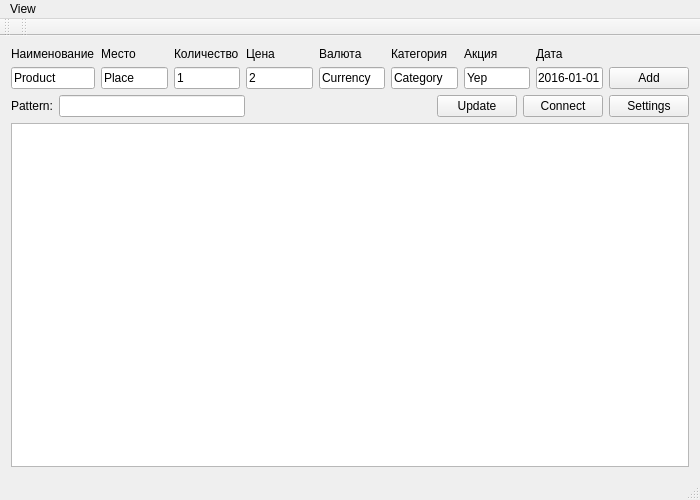
<?xml version="1.0" encoding="UTF-8"?>
<ui version="4.0">
 <class>AccountingMainWindow</class>
 <widget class="QMainWindow" name="AccountingMainWindow">
  <property name="geometry">
   <rect>
    <x>0</x>
    <y>0</y>
    <width>700</width>
    <height>500</height>
   </rect>
  </property>
  <property name="windowTitle">
   <string>MainWindow</string>
  </property>
  <widget class="QWidget" name="centralWidget">
   <layout class="QVBoxLayout" name="verticalLayout">
    <item>
     <layout class="QGridLayout" name="gridLayout">
      <item row="1" column="0">
       <widget class="QLineEdit" name="productNameEdit">
        <property name="text">
         <string>Product</string>
        </property>
       </widget>
      </item>
      <item row="1" column="4">
       <widget class="QLineEdit" name="currencyEdit">
        <property name="text">
         <string>Currency</string>
        </property>
       </widget>
      </item>
      <item row="1" column="3">
       <widget class="QLineEdit" name="priceEdit">
        <property name="text">
         <string>2</string>
        </property>
       </widget>
      </item>
      <item row="1" column="2">
       <widget class="QLineEdit" name="countEdit">
        <property name="text">
         <string>1</string>
        </property>
       </widget>
      </item>
      <item row="0" column="0">
       <widget class="QLabel" name="label">
        <property name="text">
         <string>Наименование</string>
        </property>
       </widget>
      </item>
      <item row="1" column="5">
       <widget class="QLineEdit" name="categoryEdit">
        <property name="text">
         <string>Category</string>
        </property>
       </widget>
      </item>
      <item row="1" column="1">
       <widget class="QLineEdit" name="storeNameEdit">
        <property name="text">
         <string>Place</string>
        </property>
       </widget>
      </item>
      <item row="1" column="6">
       <widget class="QLineEdit" name="discountEdit">
        <property name="text">
         <string>Yep</string>
        </property>
       </widget>
      </item>
      <item row="1" column="7">
       <widget class="QLineEdit" name="dateEdit">
        <property name="text">
         <string>2016-01-01</string>
        </property>
       </widget>
      </item>
      <item row="0" column="5">
       <widget class="QLabel" name="label_7">
        <property name="text">
         <string>Категория</string>
        </property>
       </widget>
      </item>
      <item row="0" column="1">
       <widget class="QLabel" name="label_4">
        <property name="text">
         <string>Место</string>
        </property>
       </widget>
      </item>
      <item row="0" column="2">
       <widget class="QLabel" name="label_2">
        <property name="text">
         <string>Количество</string>
        </property>
       </widget>
      </item>
      <item row="0" column="3">
       <widget class="QLabel" name="label_3">
        <property name="text">
         <string>Цена</string>
        </property>
       </widget>
      </item>
      <item row="0" column="7">
       <widget class="QLabel" name="label_6">
        <property name="text">
         <string>Дата</string>
        </property>
       </widget>
      </item>
      <item row="0" column="6">
       <widget class="QLabel" name="label_8">
        <property name="text">
         <string>Акция</string>
        </property>
       </widget>
      </item>
      <item row="1" column="8">
       <widget class="QPushButton" name="insertPushButton">
        <property name="text">
         <string>Add</string>
        </property>
       </widget>
      </item>
      <item row="0" column="4">
       <widget class="QLabel" name="label_5">
        <property name="text">
         <string>Валюта</string>
        </property>
       </widget>
      </item>
     </layout>
    </item>
    <item>
     <layout class="QHBoxLayout" name="horizontalLayout">
      <property name="rightMargin">
       <number>0</number>
      </property>
      <item>
       <widget class="QLabel" name="patternLabel">
        <property name="text">
         <string>Pattern:</string>
        </property>
       </widget>
      </item>
      <item>
       <widget class="QLineEdit" name="updateLineEdit"/>
      </item>
      <item>
       <spacer name="horizontalSpacer">
        <property name="orientation">
         <enum>Qt::Horizontal</enum>
        </property>
        <property name="sizeHint" stdset="0">
         <size>
          <width>40</width>
          <height>20</height>
         </size>
        </property>
       </spacer>
      </item>
      <item>
       <widget class="QPushButton" name="updateButton">
        <property name="text">
         <string>Update</string>
        </property>
       </widget>
      </item>
      <item>
       <widget class="QPushButton" name="connectPushButton">
        <property name="text">
         <string>Connect</string>
        </property>
       </widget>
      </item>
      <item>
       <widget class="QPushButton" name="settingsPushButton">
        <property name="text">
         <string>Settings</string>
        </property>
       </widget>
      </item>
     </layout>
    </item>
    <item>
     <widget class="QTableView" name="tableView">
      <property name="editTriggers">
       <set>QAbstractItemView::AllEditTriggers</set>
      </property>
     </widget>
    </item>
   </layout>
  </widget>
  <widget class="QMenuBar" name="menuBar">
   <property name="geometry">
    <rect>
     <x>0</x>
     <y>0</y>
     <width>700</width>
     <height>21</height>
    </rect>
   </property>
   <widget class="QMenu" name="menuView">
    <property name="title">
     <string>View</string>
    </property>
    <addaction name="plotAction"/>
    <addaction name="settingsAction"/>
   </widget>
   <addaction name="menuView"/>
  </widget>
  <widget class="QToolBar" name="mainToolBar">
   <attribute name="toolBarArea">
    <enum>TopToolBarArea</enum>
   </attribute>
   <attribute name="toolBarBreak">
    <bool>false</bool>
   </attribute>
  </widget>
  <widget class="QStatusBar" name="statusBar"/>
  <widget class="QToolBar" name="toolBar">
   <property name="windowTitle">
    <string>toolBar</string>
   </property>
   <attribute name="toolBarArea">
    <enum>TopToolBarArea</enum>
   </attribute>
   <attribute name="toolBarBreak">
    <bool>false</bool>
   </attribute>
  </widget>
  <action name="plotAction">
   <property name="checkable">
    <bool>false</bool>
   </property>
   <property name="checked">
    <bool>false</bool>
   </property>
   <property name="text">
    <string>Plot</string>
   </property>
  </action>
  <action name="settingsAction">
   <property name="checkable">
    <bool>false</bool>
   </property>
   <property name="text">
    <string>Settings</string>
   </property>
  </action>
 </widget>
 <layoutdefault spacing="6" margin="11"/>
 <tabstops>
  <tabstop>productNameEdit</tabstop>
  <tabstop>storeNameEdit</tabstop>
  <tabstop>countEdit</tabstop>
  <tabstop>priceEdit</tabstop>
  <tabstop>currencyEdit</tabstop>
  <tabstop>categoryEdit</tabstop>
  <tabstop>discountEdit</tabstop>
  <tabstop>dateEdit</tabstop>
 </tabstops>
 <resources/>
 <connections/>
</ui>
